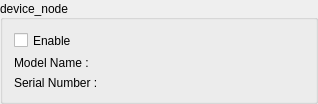
<?xml version="1.0" encoding="UTF-8"?>
<ui version="4.0">
 <class>NVMeDevVCL</class>
 <widget class="QGroupBox" name="NVMeDevVCL">
  <property name="geometry">
   <rect>
    <x>0</x>
    <y>0</y>
    <width>318</width>
    <height>104</height>
   </rect>
  </property>
  <property name="sizePolicy">
   <sizepolicy hsizetype="Preferred" vsizetype="Fixed">
    <horstretch>0</horstretch>
    <verstretch>0</verstretch>
   </sizepolicy>
  </property>
  <property name="minimumSize">
   <size>
    <width>0</width>
    <height>104</height>
   </size>
  </property>
  <property name="baseSize">
   <size>
    <width>0</width>
    <height>0</height>
   </size>
  </property>
  <property name="windowTitle">
   <string>GroupBox</string>
  </property>
  <property name="title">
   <string>device_node</string>
  </property>
  <property name="alignment">
   <set>Qt::AlignLeading|Qt::AlignLeft|Qt::AlignVCenter</set>
  </property>
  <layout class="QVBoxLayout" name="verticalLayout">
   <item>
    <widget class="QCheckBox" name="ckbEn">
     <property name="text">
      <string>Enable</string>
     </property>
    </widget>
   </item>
   <item>
    <widget class="QLabel" name="labModel">
     <property name="sizePolicy">
      <sizepolicy hsizetype="Preferred" vsizetype="Preferred">
       <horstretch>0</horstretch>
       <verstretch>0</verstretch>
      </sizepolicy>
     </property>
     <property name="text">
      <string>Model Name :</string>
     </property>
    </widget>
   </item>
   <item>
    <widget class="QLabel" name="labSerial">
     <property name="text">
      <string>Serial Number :</string>
     </property>
    </widget>
   </item>
  </layout>
 </widget>
 <resources/>
 <connections/>
</ui>
